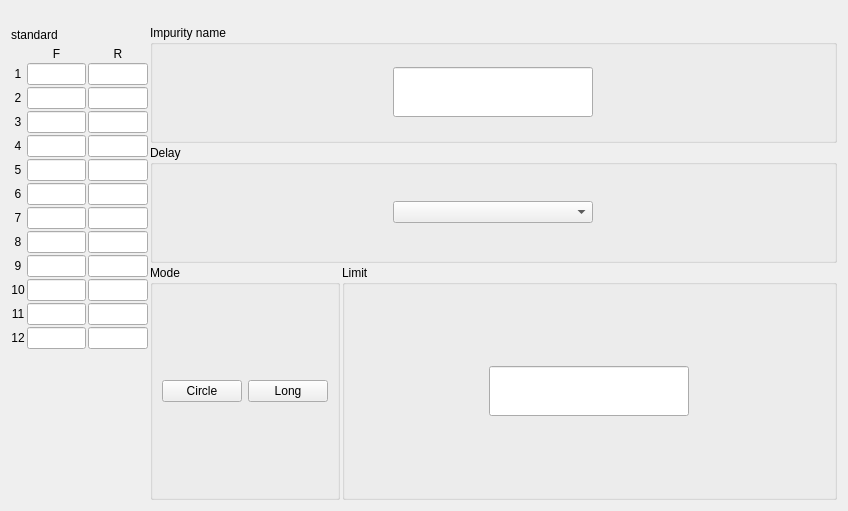
<?xml version="1.0" encoding="UTF-8"?>
<ui version="4.0">
 <class>CircleLongSenseSetWidget</class>
 <widget class="QWidget" name="CircleLongSenseSetWidget">
  <property name="geometry">
   <rect>
    <x>0</x>
    <y>0</y>
    <width>848</width>
    <height>511</height>
   </rect>
  </property>
  <property name="windowTitle">
   <string notr="true">Form</string>
  </property>
  <layout class="QVBoxLayout" name="verticalLayout_3">
   <property name="spacing">
    <number>2</number>
   </property>
   <property name="topMargin">
    <number>3</number>
   </property>
   <item>
    <layout class="QHBoxLayout" name="horizontalLayout_4">
     <item>
      <spacer name="horizontalSpacer_2">
       <property name="orientation">
        <enum>Qt::Horizontal</enum>
       </property>
       <property name="sizeHint" stdset="0">
        <size>
         <width>40</width>
         <height>20</height>
        </size>
       </property>
      </spacer>
     </item>
     <item>
      <widget class="QLabel" name="label_group">
       <property name="minimumSize">
        <size>
         <width>88</width>
         <height>0</height>
        </size>
       </property>
       <property name="maximumSize">
        <size>
         <width>16777215</width>
         <height>50</height>
        </size>
       </property>
       <property name="text">
        <string/>
       </property>
       <property name="alignment">
        <set>Qt::AlignCenter</set>
       </property>
      </widget>
     </item>
     <item>
      <spacer name="horizontalSpacer">
       <property name="orientation">
        <enum>Qt::Horizontal</enum>
       </property>
       <property name="sizeHint" stdset="0">
        <size>
         <width>40</width>
         <height>20</height>
        </size>
       </property>
      </spacer>
     </item>
    </layout>
   </item>
   <item>
    <layout class="QHBoxLayout" name="horizontalLayout_3" stretch="1,5">
     <item>
      <layout class="QVBoxLayout" name="verticalLayout_2">
       <item>
        <layout class="QHBoxLayout" name="horizontalLayout_2">
         <item>
          <spacer name="horizontalSpacer_5">
           <property name="orientation">
            <enum>Qt::Horizontal</enum>
           </property>
           <property name="sizeHint" stdset="0">
            <size>
             <width>40</width>
             <height>20</height>
            </size>
           </property>
          </spacer>
         </item>
         <item>
          <widget class="QLabel" name="standard_titlelbl">
           <property name="text">
            <string notr="true">standard</string>
           </property>
          </widget>
         </item>
         <item>
          <widget class="QLabel" name="standardlbl">
           <property name="minimumSize">
            <size>
             <width>88</width>
             <height>0</height>
            </size>
           </property>
           <property name="text">
            <string/>
           </property>
          </widget>
         </item>
         <item>
          <spacer name="horizontalSpacer_6">
           <property name="orientation">
            <enum>Qt::Horizontal</enum>
           </property>
           <property name="sizeHint" stdset="0">
            <size>
             <width>40</width>
             <height>20</height>
            </size>
           </property>
          </spacer>
         </item>
        </layout>
       </item>
       <item>
        <layout class="QGridLayout" name="gridLayout_2">
         <item row="4" column="0">
          <widget class="QLabel" name="label_4">
           <property name="text">
            <string notr="true">4</string>
           </property>
           <property name="alignment">
            <set>Qt::AlignCenter</set>
           </property>
          </widget>
         </item>
         <item row="11" column="1">
          <widget class="myLineEdit" name="lineEdit_11">
           <property name="alignment">
            <set>Qt::AlignCenter</set>
           </property>
          </widget>
         </item>
         <item row="11" column="2">
          <widget class="myLineEdit" name="lineEdit_1_10">
           <property name="alignment">
            <set>Qt::AlignCenter</set>
           </property>
          </widget>
         </item>
         <item row="12" column="1">
          <widget class="myLineEdit" name="lineEdit_12">
           <property name="alignment">
            <set>Qt::AlignCenter</set>
           </property>
          </widget>
         </item>
         <item row="12" column="2">
          <widget class="myLineEdit" name="lineEdit_1_11">
           <property name="alignment">
            <set>Qt::AlignCenter</set>
           </property>
          </widget>
         </item>
         <item row="11" column="0">
          <widget class="QLabel" name="label_11">
           <property name="text">
            <string notr="true">11</string>
           </property>
           <property name="alignment">
            <set>Qt::AlignCenter</set>
           </property>
          </widget>
         </item>
         <item row="12" column="0">
          <widget class="QLabel" name="label_12">
           <property name="text">
            <string notr="true">12</string>
           </property>
           <property name="alignment">
            <set>Qt::AlignCenter</set>
           </property>
          </widget>
         </item>
         <item row="0" column="1">
          <widget class="QLabel" name="label_front">
           <property name="sizePolicy">
            <sizepolicy hsizetype="Preferred" vsizetype="Fixed">
             <horstretch>0</horstretch>
             <verstretch>0</verstretch>
            </sizepolicy>
           </property>
           <property name="text">
            <string notr="true">F</string>
           </property>
           <property name="alignment">
            <set>Qt::AlignCenter</set>
           </property>
          </widget>
         </item>
         <item row="0" column="2">
          <widget class="QLabel" name="label_rear">
           <property name="sizePolicy">
            <sizepolicy hsizetype="Preferred" vsizetype="Minimum">
             <horstretch>0</horstretch>
             <verstretch>0</verstretch>
            </sizepolicy>
           </property>
           <property name="text">
            <string notr="true">R</string>
           </property>
           <property name="alignment">
            <set>Qt::AlignCenter</set>
           </property>
          </widget>
         </item>
         <item row="1" column="0">
          <widget class="QLabel" name="label_1">
           <property name="text">
            <string notr="true">1</string>
           </property>
           <property name="alignment">
            <set>Qt::AlignCenter</set>
           </property>
          </widget>
         </item>
         <item row="1" column="1">
          <widget class="myLineEdit" name="lineEdit">
           <property name="alignment">
            <set>Qt::AlignCenter</set>
           </property>
          </widget>
         </item>
         <item row="1" column="2">
          <widget class="myLineEdit" name="lineEdit_1_0">
           <property name="alignment">
            <set>Qt::AlignCenter</set>
           </property>
          </widget>
         </item>
         <item row="2" column="0">
          <widget class="QLabel" name="label_2">
           <property name="text">
            <string notr="true">2</string>
           </property>
           <property name="alignment">
            <set>Qt::AlignCenter</set>
           </property>
          </widget>
         </item>
         <item row="2" column="1">
          <widget class="myLineEdit" name="lineEdit_2">
           <property name="alignment">
            <set>Qt::AlignCenter</set>
           </property>
          </widget>
         </item>
         <item row="2" column="2">
          <widget class="myLineEdit" name="lineEdit_1_1">
           <property name="alignment">
            <set>Qt::AlignCenter</set>
           </property>
          </widget>
         </item>
         <item row="3" column="0">
          <widget class="QLabel" name="label_3">
           <property name="text">
            <string notr="true">3</string>
           </property>
           <property name="alignment">
            <set>Qt::AlignCenter</set>
           </property>
          </widget>
         </item>
         <item row="3" column="1">
          <widget class="myLineEdit" name="lineEdit_3">
           <property name="alignment">
            <set>Qt::AlignCenter</set>
           </property>
          </widget>
         </item>
         <item row="3" column="2">
          <widget class="myLineEdit" name="lineEdit_1_2">
           <property name="alignment">
            <set>Qt::AlignCenter</set>
           </property>
          </widget>
         </item>
         <item row="4" column="1">
          <widget class="myLineEdit" name="lineEdit_4">
           <property name="alignment">
            <set>Qt::AlignCenter</set>
           </property>
          </widget>
         </item>
         <item row="4" column="2">
          <widget class="myLineEdit" name="lineEdit_1_3">
           <property name="alignment">
            <set>Qt::AlignCenter</set>
           </property>
          </widget>
         </item>
         <item row="5" column="0">
          <widget class="QLabel" name="label_5">
           <property name="text">
            <string notr="true">5</string>
           </property>
           <property name="alignment">
            <set>Qt::AlignCenter</set>
           </property>
          </widget>
         </item>
         <item row="5" column="1">
          <widget class="myLineEdit" name="lineEdit_5">
           <property name="alignment">
            <set>Qt::AlignCenter</set>
           </property>
          </widget>
         </item>
         <item row="5" column="2">
          <widget class="myLineEdit" name="lineEdit_1_4">
           <property name="alignment">
            <set>Qt::AlignCenter</set>
           </property>
          </widget>
         </item>
         <item row="6" column="0">
          <widget class="QLabel" name="label_6">
           <property name="text">
            <string notr="true">6</string>
           </property>
           <property name="alignment">
            <set>Qt::AlignCenter</set>
           </property>
          </widget>
         </item>
         <item row="6" column="1">
          <widget class="myLineEdit" name="lineEdit_6">
           <property name="alignment">
            <set>Qt::AlignCenter</set>
           </property>
          </widget>
         </item>
         <item row="6" column="2">
          <widget class="myLineEdit" name="lineEdit_1_5">
           <property name="alignment">
            <set>Qt::AlignCenter</set>
           </property>
          </widget>
         </item>
         <item row="7" column="0">
          <widget class="QLabel" name="label_7">
           <property name="text">
            <string notr="true">7</string>
           </property>
           <property name="alignment">
            <set>Qt::AlignCenter</set>
           </property>
          </widget>
         </item>
         <item row="7" column="1">
          <widget class="myLineEdit" name="lineEdit_7">
           <property name="alignment">
            <set>Qt::AlignCenter</set>
           </property>
          </widget>
         </item>
         <item row="7" column="2">
          <widget class="myLineEdit" name="lineEdit_1_6">
           <property name="alignment">
            <set>Qt::AlignCenter</set>
           </property>
          </widget>
         </item>
         <item row="8" column="0">
          <widget class="QLabel" name="label_8">
           <property name="text">
            <string notr="true">8</string>
           </property>
           <property name="alignment">
            <set>Qt::AlignCenter</set>
           </property>
          </widget>
         </item>
         <item row="8" column="1">
          <widget class="myLineEdit" name="lineEdit_8">
           <property name="alignment">
            <set>Qt::AlignCenter</set>
           </property>
          </widget>
         </item>
         <item row="8" column="2">
          <widget class="myLineEdit" name="lineEdit_1_7">
           <property name="alignment">
            <set>Qt::AlignCenter</set>
           </property>
          </widget>
         </item>
         <item row="9" column="0">
          <widget class="QLabel" name="label_9">
           <property name="text">
            <string notr="true">9</string>
           </property>
           <property name="alignment">
            <set>Qt::AlignCenter</set>
           </property>
          </widget>
         </item>
         <item row="9" column="1">
          <widget class="myLineEdit" name="lineEdit_9">
           <property name="alignment">
            <set>Qt::AlignCenter</set>
           </property>
          </widget>
         </item>
         <item row="9" column="2">
          <widget class="myLineEdit" name="lineEdit_1_8">
           <property name="alignment">
            <set>Qt::AlignCenter</set>
           </property>
          </widget>
         </item>
         <item row="10" column="0">
          <widget class="QLabel" name="label_10">
           <property name="text">
            <string notr="true">10</string>
           </property>
           <property name="alignment">
            <set>Qt::AlignCenter</set>
           </property>
          </widget>
         </item>
         <item row="10" column="1">
          <widget class="myLineEdit" name="lineEdit_10">
           <property name="alignment">
            <set>Qt::AlignCenter</set>
           </property>
          </widget>
         </item>
         <item row="10" column="2">
          <widget class="myLineEdit" name="lineEdit_1_9">
           <property name="alignment">
            <set>Qt::AlignCenter</set>
           </property>
          </widget>
         </item>
         <item row="13" column="1">
          <spacer name="verticalSpacer">
           <property name="orientation">
            <enum>Qt::Vertical</enum>
           </property>
           <property name="sizeHint" stdset="0">
            <size>
             <width>20</width>
             <height>40</height>
            </size>
           </property>
          </spacer>
         </item>
        </layout>
       </item>
      </layout>
     </item>
     <item>
      <layout class="QVBoxLayout" name="verticalLayout" stretch="1,1,2">
       <item>
        <widget class="QGroupBox" name="groupBox_4">
         <property name="title">
          <string notr="true">Impurity name</string>
         </property>
         <layout class="QGridLayout" name="gridLayout">
          <item row="0" column="0">
           <widget class="myLineEdit" name="sNamelineEdit">
            <property name="minimumSize">
             <size>
              <width>0</width>
              <height>50</height>
             </size>
            </property>
            <property name="maximumSize">
             <size>
              <width>200</width>
              <height>16777215</height>
             </size>
            </property>
            <property name="alignment">
             <set>Qt::AlignCenter</set>
            </property>
           </widget>
          </item>
         </layout>
        </widget>
       </item>
       <item>
        <widget class="QGroupBox" name="groupBox_2">
         <property name="title">
          <string>Delay</string>
         </property>
         <layout class="QGridLayout" name="gridLayout_5">
          <item row="0" column="0">
           <widget class="QComboBox" name="comboBox_delay">
            <property name="maximumSize">
             <size>
              <width>200</width>
              <height>16777215</height>
             </size>
            </property>
           </widget>
          </item>
         </layout>
        </widget>
       </item>
       <item>
        <layout class="QHBoxLayout" name="horizontalLayout">
         <item>
          <widget class="QGroupBox" name="groupBox">
           <property name="title">
            <string notr="true">Mode</string>
           </property>
           <layout class="QGridLayout" name="gridLayout_3">
            <item row="0" column="0">
             <widget class="QPushButton" name="pushButton">
              <property name="text">
               <string notr="true">Circle</string>
              </property>
             </widget>
            </item>
            <item row="0" column="1">
             <widget class="QPushButton" name="pushButton_2">
              <property name="text">
               <string notr="true">Long</string>
              </property>
             </widget>
            </item>
           </layout>
          </widget>
         </item>
         <item>
          <widget class="QGroupBox" name="groupBox_5">
           <property name="title">
            <string notr="true">Limit</string>
           </property>
           <layout class="QGridLayout" name="gridLayout_4">
            <item row="0" column="0">
             <widget class="myLineEdit" name="limitLineEdit">
              <property name="minimumSize">
               <size>
                <width>0</width>
                <height>50</height>
               </size>
              </property>
              <property name="maximumSize">
               <size>
                <width>200</width>
                <height>16777215</height>
               </size>
              </property>
              <property name="alignment">
               <set>Qt::AlignCenter</set>
              </property>
             </widget>
            </item>
           </layout>
          </widget>
         </item>
        </layout>
       </item>
      </layout>
     </item>
    </layout>
   </item>
  </layout>
 </widget>
 <customwidgets>
  <customwidget>
   <class>myLineEdit</class>
   <extends>QLineEdit</extends>
   <header location="global">mysortwidget/mylineedit.h</header>
  </customwidget>
 </customwidgets>
 <resources/>
 <connections/>
</ui>
